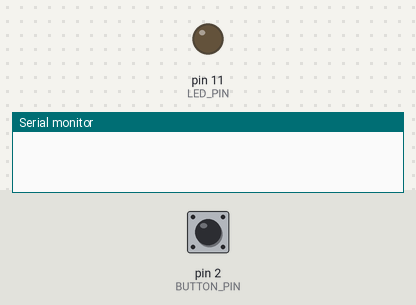
Simulated run of this sketch. Board: Arduino Uno, built with avr-gcc and run on an emulated ATmega328P. Parts: output pins drawn as LEDs (lit = HIGH), the last lines printed to the serial monitor. The inputs (shaded band) are chosen by the test bench; at power-on: pin 2 (BUTTON_PIN) LOW.

Above: at 1.2 s.
1.3 s: pin 2 (BUTTON_PIN) pulled HIGH for 0.15 s
2.9 s: pin 2 (BUTTON_PIN) pulled HIGH for 1 s
At 5.1 s:
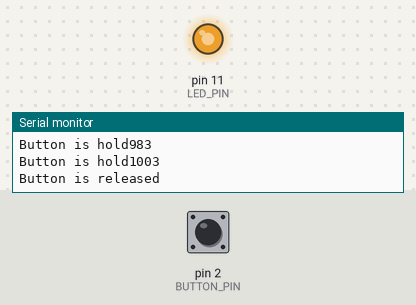
5.4 s: pin 2 (BUTTON_PIN) pulled HIGH for 3.2 s
At 8.9 s:
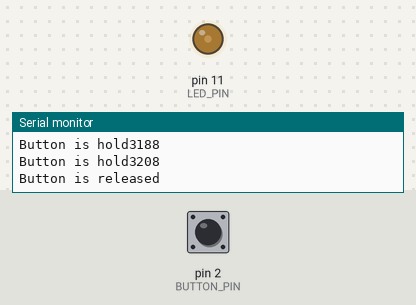
10.1 s: pin 2 (BUTTON_PIN) pulled HIGH for 1 s
At 10.47 s:
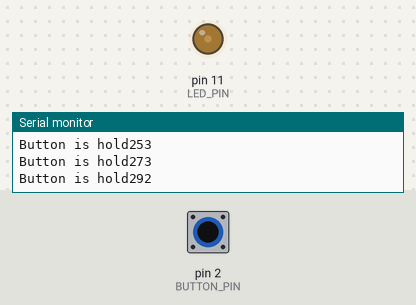
Timing chart, 0 to 13.1 s (numbered marks = the images above; inputs shaded):
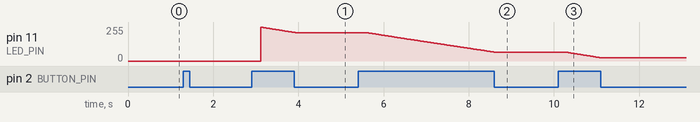

Measured:
- after the input at 5.4 s, pin 11 (LED_PIN): moves from 213/255 to 65/255 over 3.0 s, starting after 0.21 s
- after the input at 10.1 s, pin 11 (LED_PIN): moves from 65/255 to 23/255 over 0.81 s, starting after 0.21 s

The sketch:

led.ino
```cpp
#define BUTTON_PIN 2
#define LED_PIN 11
#define BOUNCE_TIME 50
#define PRESSED HIGH

int previous = 0;
volatile long int press_time = 0;
volatile bool pressed_candidate = false;
volatile long int hold_time = 0;
volatile int press_count = 0;
bool button_pressed = false;
bool led_bright = false;
int brightness = 255;
bool direction_up = true;


void setup() {
  pinMode(BUTTON_PIN, INPUT);
  Serial.begin(9600);
  attachInterrupt(0, process_button_click, RISING);
}


void loop() {
  int val = digitalRead(BUTTON_PIN);
  if(pressed_candidate == true and
     millis() - press_time > BOUNCE_TIME) {
    if(digitalRead(BUTTON_PIN) == PRESSED){
      button_pressed = true;
    } else {
      pressed_candidate = false;
    }
  }


  if(button_pressed == true) {
  	hold_time = millis() - press_time;
    Serial.print("Button is hold");
    Serial.println(hold_time);

    if(hold_time > 180 && led_bright){
      if (brightness < 255 and brightness > 0 and direction_up){
        brightness++;
      }
      else if (brightness < 255 and brightness > 0 and !direction_up){
        brightness--;
      }
      else if (brightness == 0){
        brightness++;
        direction_up = true;
      }
      else if (brightness == 255){
        brightness--;
        direction_up = false;
      }
      analogWrite(LED_PIN, brightness);
    }

  }

  if(button_pressed == true and
    previous == PRESSED and
    val != PRESSED) {
    Serial.print("Button is released");
    button_pressed = false;
    pressed_candidate = false;

    if(hold_time <= 180){
      Serial.println("Button is clicked");
      if (led_bright) {
        digitalWrite(LED_PIN, LOW);
        brightness = 255;
      } else {
        digitalWrite(LED_PIN, HIGH);
      }

      led_bright = !led_bright;
    }
  }
  previous = val;
}

void process_button_click() {
  if (pressed_candidate == false) {
    press_time = millis();
    pressed_candidate = true;
    press_count++;
    hold_time = 0;
  }
}
```
